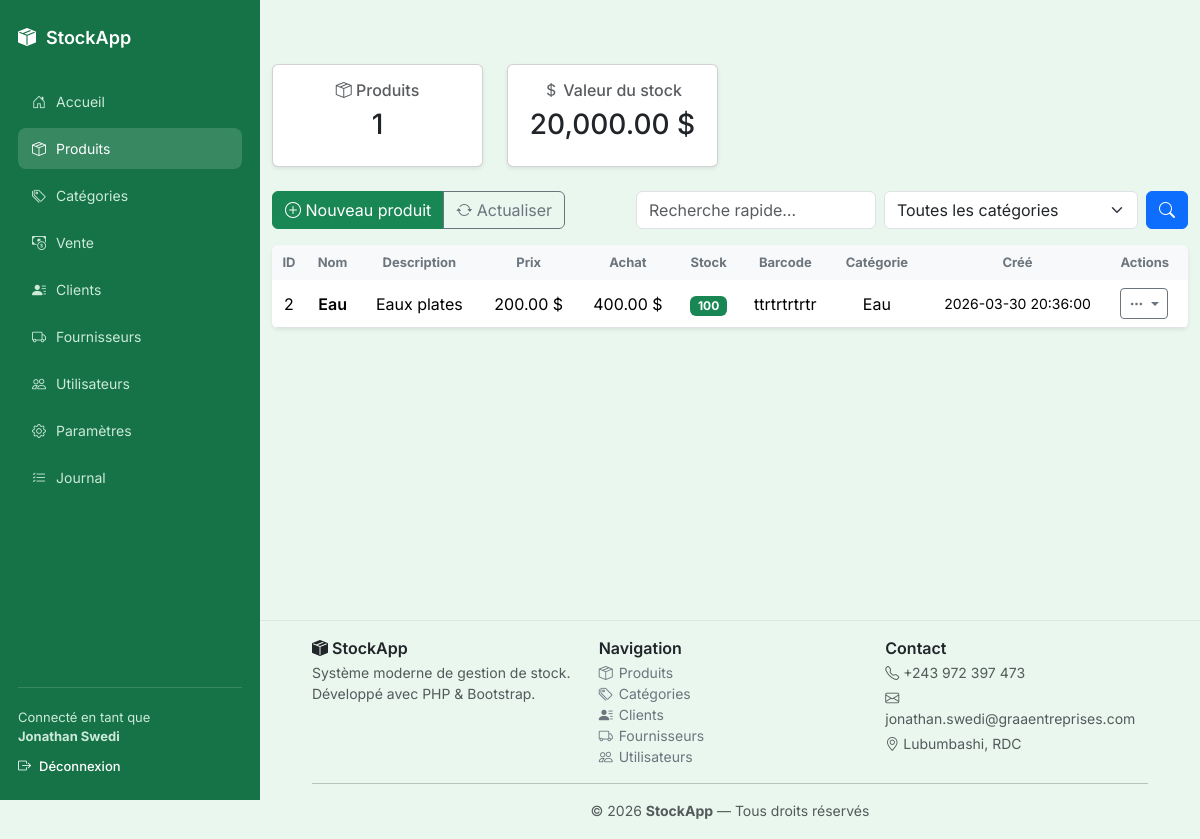
The page /index.php?action=products (signed in) on the database as committed earlier.
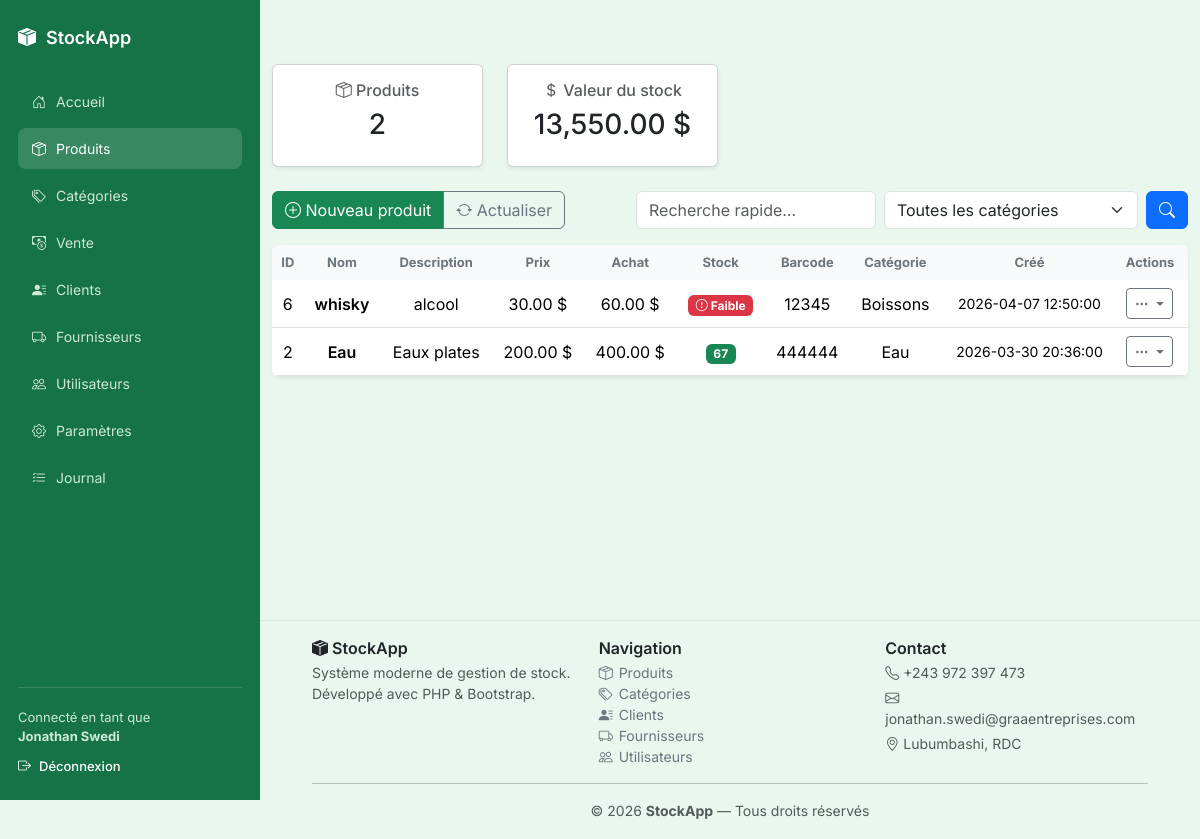
The same page on the database as committed later.
### tables this page shows
CREATE TABLE `products` (
  `id` int(11) NOT NULL,
  `name` varchar(150) NOT NULL,
  `description` text DEFAULT NULL,
  `price` decimal(10,2) NOT NULL,
  `purchase_price` decimal(10,2) DEFAULT NULL,
  `quantity` int(11) DEFAULT 0,
  `barcode` varchar(100) DEFAULT NULL,
  `category_id` int(11) DEFAULT NULL,
  `created_at` timestamp NOT NULL DEFAULT current_timestamp()
);

CREATE TABLE `categories` (
  `id` int(11) NOT NULL,
  `name` varchar(100) NOT NULL,
  `description` text DEFAULT NULL,
  `created_at` timestamp NOT NULL DEFAULT current_timestamp()
);

### App/Controllers/ControllerProduct.php (called while the page is built, shortened)
<?php
require_once './App/Models/Products.php';
class ControllerProduct
{
    private $productModel;
    public function __construct()
    {
        $this->productModel = new Products();
    }
    public function index()
    {
        $product = $this->productModel->getAll();
        $totalProducts = $this->productModel->countProducts();
        $stockValue = $this->productModel->stockValue();
        $lowStock = $this->productModel->lowStock();+
        require './App/Views/Product/index.php';
    }
}

### App/config/database.php (called while the page is built)
<?php
return [
    'host' => 'localhost',
    'dbname' => 'stock_app',
    'username' => 'root',
    'password' => '',
    'charset' => 'utf8'
];
?>

### App/Models/database.php (called while the page is built)
<?php
class Database
{
    private $conn = null;
    public function __construct()
    {
        if ($this->conn === null) {
            $config = require __DIR__ . '/../config/database.php';
            $host     = $config['host'];
            $dbname   = $config['dbname'];
            $username = $config['username'];
            $password = $config['password'];
            try {
                $this->conn = new PDO(
                    "mysql:host=$host;dbname=$dbname;charset=utf8",
                    $username,
                    $password
                );
                $this->conn->setAttribute(PDO::ATTR_ERRMODE, PDO::ERRMODE_EXCEPTION);
            } catch (PDOException $e) {
                die("Erreur de connexion à la base de données : " . $e->getMessage());
            }
        }
    }
    public function getConnection()
    {
        return $this->conn;
    }
}
?>

### App/Models/Products.php (called while the page is built, shortened)
<?php
require_once __DIR__ . '/database.php';
class Products
{
    private $pdo;
    public function __construct()
    {
        $database = new Database();
        $this->pdo = $database->getConnection();
    }
    public function getAll()
    {
        $sql = "
            SELECT p.*, c.name AS category_name
            FROM products p
            JOIN categories c ON p.category_id = c.id
            ORDER BY p.id DESC
        ";
        $stmt = $this->pdo->prepare($sql);
        $stmt->execute();
        return $stmt->fetchAll(PDO::FETCH_ASSOC);
    }
    public function countProducts()
    {
        $stmt = $this->pdo->query("SELECT COUNT(*) FROM products");
        return $stmt->fetchColumn();
    }
    public function stockValue()
    {
        $stmt = $this->pdo->query("
            SELECT SUM(price * quantity)
            FROM products
        ");
        return $stmt->fetchColumn();
    }
}

### App/Views/Product/index.php (the view, shortened to what the changed rows need)
<?php include 'App/Views/Layout/header.php'; ?>
<div class="content-wrapper">
<div class="container mt-4">
<div class="row mb-4">
    <div class="col-md-3">
        <div class="card shadow-sm text-center">
            <div class="card-body">
                <h6 class="text-muted">
                    <i class="bi bi-box-seam"></i> Produits
                </h6>
                <h3><?= $totalProducts ?></h3>
            </div>
        </div>
    </div>
    <div class="col-md-3">
        <div class="card shadow-sm text-center">
            <div class="card-body">
                <h6 class="text-muted">
                    <i class="bi bi-currency-dollar"></i> Valeur du stock
                </h6>
                <h3><?= number_format($stockValue, 2) ?> $</h3>
            </div>
        </div>
    </div>
</div>
<div class="d-flex justify-content-between align-items-center mb-3">
    <div class="btn-group">
        <button class="btn btn-success" data-bs-toggle="modal" data-bs-target="#createModal">
            <i class="bi bi-plus-circle"></i> Nouveau produit
        </button>
        <button class="btn btn-outline-secondary" onclick="location.reload()">
            <i class="bi bi-arrow-repeat"></i> Actualiser
        </button>
    </div>
    <form method="GET" action="index.php" class="d-flex gap-2">
        <input
            class="form-control"
            name="q"
            placeholder="Recherche rapide…"
            value="<?= htmlspecialchars($_GET['q'] ?? '') ?>"
        >
        <select name="category" class="form-select">
            <option value="">Toutes les catégories</option>
        </select>
        <button class="btn btn-primary">
            <i class="bi bi-search"></i>
        </button>
    </form>
</div>
<div class="table-responsive shadow-sm rounded">
<table class="table table-hover align-middle mb-0">
<thead class="table-light">
<tr class="text-center small text-muted">
    <th>ID</th>
    <th>Nom</th>
    <th>Description</th>
    <th>Prix</th>
    <th>Achat</th>
    <th>Stock</th>
    <th>Barcode</th>
    <th>Catégorie</th>
    <th>Créé</th>
    <th class="text-start">Actions</th>
</tr>
</thead>
<tbody>
<?php foreach ($product as $p): ?>
<tr class="text-center">
    <td><?= $p['id'] ?></td>
    <td class="fw-semibold"><?= htmlspecialchars($p['name']) ?></td>
    <td><?= htmlspecialchars($p['description']) ?></td>
    <td><?= $p['price'] ?> $</td>
    <td><?= $p['purchase_price'] ?> $</td>
    <td>
        <?php if ($p['quantity'] < 10): ?>
            <span class="badge bg-danger">
                <i class="bi bi-exclamation-circle"></i> Faible
            </span>
        <?php else: ?>
            <span class="badge bg-success"><?= $p['quantity'] ?></span>
        <?php endif; ?>
    </td>
    <td><?= htmlspecialchars($p['barcode']) ?></td>
    <td><?= htmlspecialchars($p['category_name']) ?></td>
    <td class="small"><?= $p['created_at'] ?></td>
    <td class="text-start">
        <div class="dropdown">
            <button class="btn btn-sm btn-outline-secondary dropdown-toggle" data-bs-toggle="dropdown">
                <i class="bi bi-three-dots"></i>
            </button>
        </div>
    </td>
</tr>
<?php endforeach; ?>
</tbody>
</table>
</div>
</div>
</div>
<?php include 'App/Views/Layout/footer.php'; ?>

Rows that differ between the two databases and show on the page:
added products: id "6", name "whisky", description "alcool", price "30.00", purchase_price "60.00", quantity 5 (drawn), barcode "12345", category.name "Boissons", created_at "2026-04-07 12:50:00"
changed products "Eau": quantity "100" → "67"; barcode "ttrtrtrtrtr" → "444444"
Other text that changed with them:
$totalProducts: "1" → "2"
$stockValue: "20,000.00" → "13,550.00"
